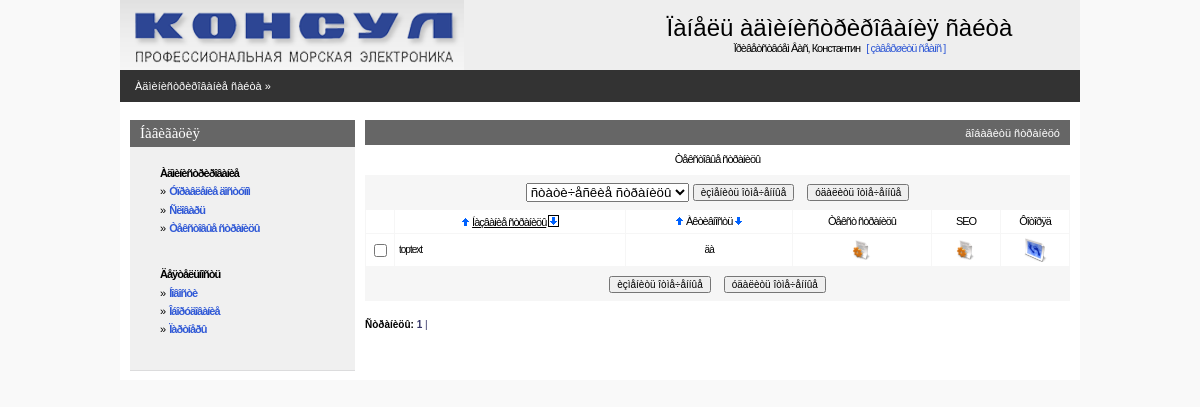
The app's page /admin/textpage.php (signed in), older data.
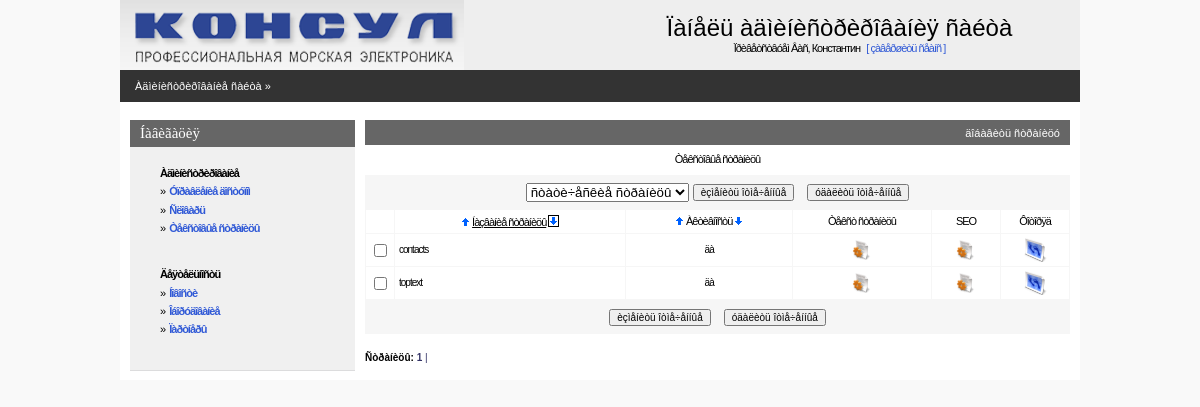
The same page, newer data.
### tables this page shows
CREATE TABLE IF NOT EXISTS `consul_page` (
  `page_code` int(11) NOT NULL AUTO_INCREMENT,
  `page_name` varchar(255) NOT NULL,
  `page_active` tinyint(1) NOT NULL DEFAULT '0',
  `page_url` varchar(255) DEFAULT NULL,
  `page_type` varchar(10) NOT NULL DEFAULT 'static',
  PRIMARY KEY (`page_code`)
);

### admin/inc/connect.php (called while the page is built, shortened)
<?php
    $PHP_SELF=$_SERVER['PHP_SELF'];
?>

### admin/inc/const.php (called while the page is built, shortened)
<?php
    $PREFFIX="consul";
?>

### admin/textpage.php (the view, shortened to what this page needs)
<?php
include("inc/settings.php");
$per_page=30;
if (!isset($curr_page)) $curr_page=0;
if(!($sortby)) $sortby='page_name'; else {$sortby=explode(" ",$sortby);$sortby=$sortby[0];}
if(!isset($sortdir)) {$sortdir="1";$realsortdir="ASC"; }
else
{
 if($sortdir==0) {$realsortdir="DESC";} else {$sortdir=1;$realsortdir="ASC";}
}
if (!isset($pagetype)) $pagetype="static";
$mainquery="select {$PREFFIX}_page.page_code, {$PREFFIX}_page.page_name, {$PREFFIX}_page.page_active
            from {$PREFFIX}_page where {$PREFFIX}_page.page_type like '$pagetype'
            order by $sortby $realsortdir";
?>
<? include ("inc/head.php"); ?>
<BODY>
<center>
<div class=mainbody>
<? include("inc/top.php");?>
<table Border=0 CellSpacing=0 CellPadding=0 width=100%>
  <tr><td class=pageline>
     <div class=wmiddletext><a href="main.php">Àäìèíèñòðèðîâàíèå ñàéòà</a> &#187;</div>
  </td></tr>
</table>
<table Border=0 CellSpacing=0 CellPadding=0 class=mainbody>
 <tr valign=top>
  <td width=10></td>
  <? include("inc/leftmenu.php"); ?>
  <td width=10></td>
  <td>
<?php
echo"<form name='data' action=$PHP_SELF method=POST>";
?>
<table class=grayhead Border=0 CellSpacing=0 CellPadding=0 >
 <tr class=normaltext>
  <td align=right class=wmiddletext><a class=submenu onclick="displayform(this,'äîáàâèòü ñòðàíèöó')">äîáàâèòü ñòðàíèöó</a></td>
 </tr>
</table>
<table Border=0 CellSpacing=0 class=pagebluetable CellPadding=0 >
 <tr><td class=lmenutext height=30 bgcolor=#ffffff align="center">Òåêñòîâûå ñòðàíèöû</td></tr>
</table>
<table Border=0 CellSpacing=0 class=pagebluetable CellPadding=0>
 <tr><td>
 <center>
 <table>
 <tr height=30 >
   <td> <select name="pagetype" onchange="submit()">
           <option value="static" <?php if ($pagetype=="static") echo "selected"; ?>> ñòàòè÷åñêèå ñòðàíèöû </option>
        </select>
   </td>
   <td><input type=button onClick=Send('U') value='èçìåíèòü îòìå÷åííûå' class=smalltext></td>
   <td width=5></td>
   <td><input type=button onClick=ConfirmSend('D') value='óäàëèòü îòìå÷åííûå'  class=smalltext></td>
 </tr>
 </table>
 </td></tr>
</table>
<center>
<table Border=0 CellSpacing=1 class=bluetable CellPadding=4 width=100%>
  <tr class=lmenutext align=center  height=20 bgcolor=#ffffff>
    <td width=20>&nbsp;</td>
    <td  align=center ><?=SortTitle("Íàçâàíèå ñòðàíèöû","page_name",$sortby,$sortdir);?></td>
    <td  align=center ><?=SortTitle("Àêòèâíîñòü","page_active",$sortby,$sortdir);?></td>
    <td width=130 align=center >Òåêñò ñòðàíèöû</td>
    <td width=60 align=center >SEO</td>
    <td width=60 align=center >Ôîòîðÿä</td>
<?php
$res=mysql_query ($mainquery) or die ("Íå ìîãó âûáðàòü ñòðàíèöû. Îøèáêà â çàïðîñå.");
  $num_rows=mysql_num_rows($res);
  if($num_rows)
  {
      $page_quant=ceil($num_rows / $per_page);
    $start_pos=$curr_page*$per_page;
    if ($start_pos+$per_page<$num_rows) $end_pos=$start_pos+$per_page;
       else $end_pos=$num_rows;
    for ($x=$start_pos; $x<$end_pos; $x++)
    {
    list($page_code,$page_name,$page_active)=mysql_fetch_array($res);
    $checkname=$page_code;
    if($page_active) {$page_active="äà";$bg="#FFFFFF";} else {$page_active="íåò";$bg="#EEEEEE";}
    echo"<tr class=edittabletext height=24 bgcolor=$bg>";
    echo"<TD width=20 align=center ><input type='checkbox' name=\"C#$checkname\" id=\"C#$checkname\"></TD>";
    echo"<TD align=left class=smalltext ondblclick='change_line(\"$checkname\",\"F#$checkname#page_name#string\");' id=\"F#$checkname#page_name#string\">".Show($page_name)."</TD>\n";
    echo"<TD class=smalltext align=center  ondblclick='change_yes_no(\"$checkname\",\"F#$checkname#page_active#int\");' id=\"F#$checkname#page_active#int\">".Show($page_active)."</TD>\n";
    echo"<td align=center ><a href='editstatic.php?page_code=$page_code&page_name=$page_name'><img height='20' width='20' src='graph/edit.gif' border=0 title='Òåêñò ñòðàíèöû'></a></td>";
    echo"<td align=center ><a href='editseo.php?page_code=$page_code&page_name=$page_name'><img height='20' width='20' src='graph/edit.gif' border=0 title=''></a></td>";
    echo"<td><center><a href=\"picture.php?back=statlist&icon=250&page_code=$page_code\"><img height='24' width='24' src='graph/photo.gif' border=0 alt='Ôîòîãàëåðåÿ ' title='Ôîòîãàëåðåÿ'></a></td>";
    echo"</TR>\n";
    }
  }
?>
</center>
<table Border=0 CellSpacing=0 class=pagebluetable CellPadding=0 width=95%>
 <tr><td>
 <center>
 <table>
 <tr height=30 >
   <td><input type=button onClick=Send('U') value='èçìåíèòü îòìå÷åííûå' class=smalltext></td>
   <td width=5></td>
   <td><input type=button onClick=ConfirmSend('D') value='óäàëèòü îòìå÷åííûå'  class=smalltext></td>
 </tr>
 </table>
 </td></tr>
</table>
<br>
<?php
echo"<div align=left class=smalltext><b>Ñòðàíèöû:</b>  ";
for ($i=1;$i<$page_quant+1;$i++)
 {
   $y=$i-1;
   if ($curr_page==$y) {$t1="<b>";$t2="</b>";} else {$t1="";$t2="";}
   echo"<a class=blue href=$PHP_SELF?curr_page=$y&sortby=$sortby&sortdir=$sortdir>$t1 $i $t2|</a>&nbsp";
 }
echo"</div>";
?>
    <td width=10></td>
</BODY>
</HTML>

Row changes from the older to the newer data that the page shows:
added consul_page: page_name "contacts", page_active "äà"
